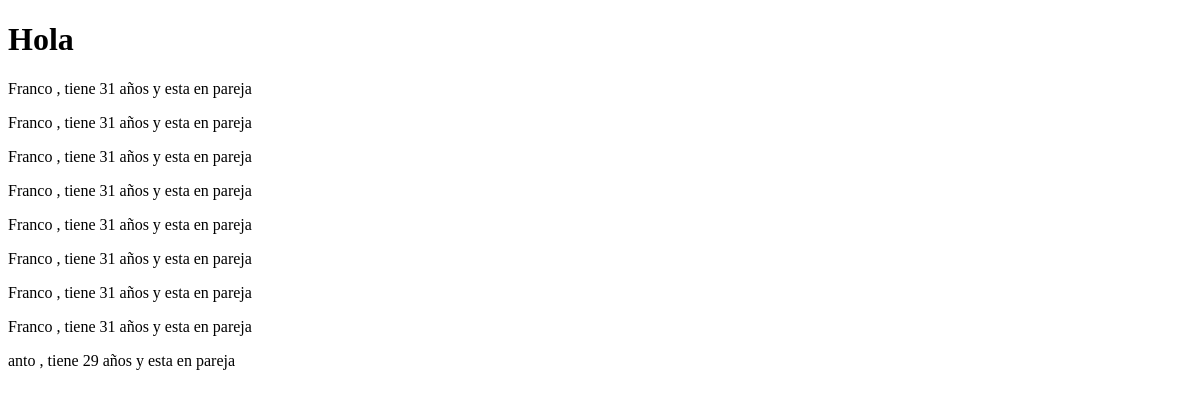
The page /familia_modelo/ on the database as committed earlier.
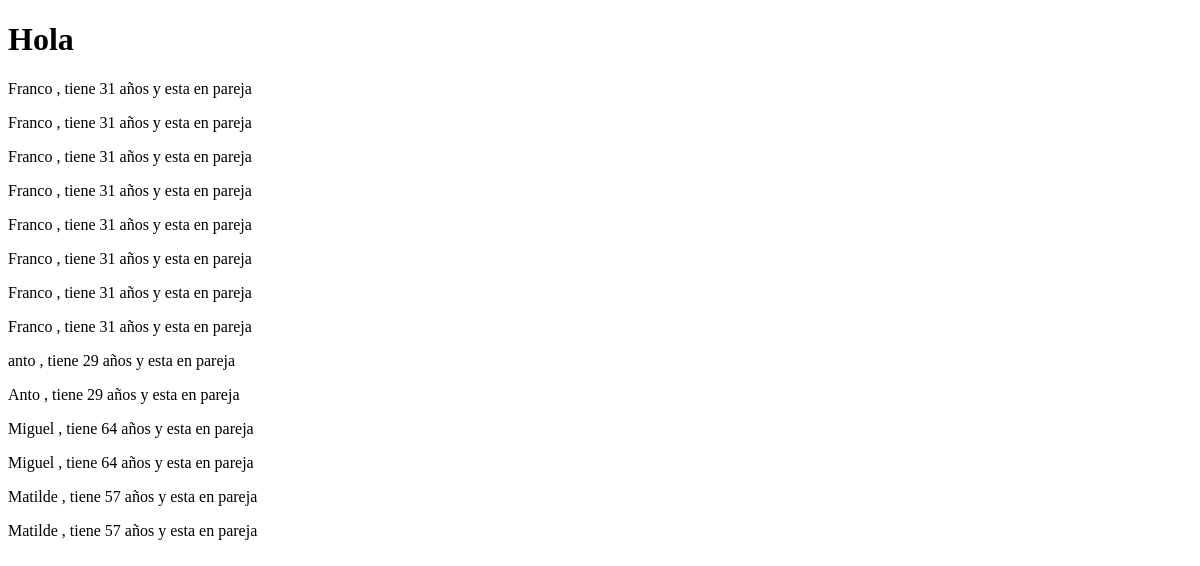
The same page on the database as committed later.
### desafio/models.py (models this page shows)
class familia (models.Model):
    nombre = models.CharField (max_length=100)
    edad = models.IntegerField()
    esta_casado = models.BooleanField()

### desafio/views.py (the view)
def lista_familiares (request):
    todos_los_familiares = familia.objects.all
    print  (todos_los_familiares)
    context = {
        'familiares': todos_los_familiares
    }
    return render (request ,'lista_familiares.html' , context = context)

### templates/lista_familiares.html (shortened to what this page needs)
<!DOCTYPE html>
<html lang="en">
<head>
</head>
<body>
    <h1>Hola</h1>
    {% for elemento in familiares %}
        {{elemento.nombre}} ,
        tiene {{elemento.edad}} años y
            {%if elemento.esta_casado == true%}
                esta Casado
            {%else%}
                esta en pareja
            {%endif%}
    {% endfor %}
</body>
</html>

Rows that differ between the two databases and show on the page:
added familia: nombre "Anto", edad "29", esta_casado "esta en pareja"
added familia: nombre "Miguel", edad "64", esta_casado "esta en pareja"
added familia: nombre "Miguel", edad "64", esta_casado "esta en pareja"
added familia: nombre "Matilde", edad "57", esta_casado "esta en pareja"
added familia: nombre "Matilde", edad "57", esta_casado "esta en pareja"
